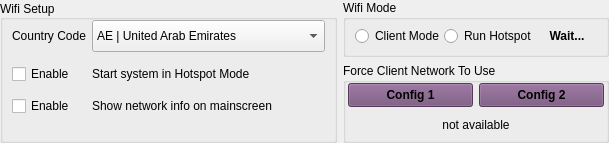
       <widget class="QWidget" name="horizontalWidget" native="true">
        <property name="sizePolicy">
         <sizepolicy hsizetype="Expanding" vsizetype="Fixed">
          <horstretch>0</horstretch>
          <verstretch>0</verstretch>
         </sizepolicy>
        </property>
        <layout class="QHBoxLayout" name="horizontalLayout_17">
         <property name="leftMargin">
          <number>0</number>
         </property>
         <property name="topMargin">
          <number>0</number>
         </property>
         <property name="rightMargin">
          <number>0</number>
         </property>
         <property name="bottomMargin">
          <number>0</number>
         </property>
         <item>
          <widget class="QGroupBox" name="groupBox">
           <property name="sizePolicy">
            <sizepolicy hsizetype="Expanding" vsizetype="Preferred">
             <horstretch>0</horstretch>
             <verstretch>0</verstretch>
            </sizepolicy>
           </property>
           <property name="title">
            <string>Wifi Setup</string>
           </property>
           <property name="alignment">
            <set>Qt::AlignLeading|Qt::AlignLeft|Qt::AlignVCenter</set>
           </property>
           <layout class="QHBoxLayout" name="horizontalLayout_16">
            <property name="leftMargin">
             <number>0</number>
            </property>
            <property name="topMargin">
             <number>0</number>
            </property>
            <property name="rightMargin">
             <number>0</number>
            </property>
            <property name="bottomMargin">
             <number>2</number>
            </property>
            <item>
             <widget class="QWidget" name="formWidget" native="true">
              <property name="sizePolicy">
               <sizepolicy hsizetype="Expanding" vsizetype="Preferred">
                <horstretch>0</horstretch>
                <verstretch>0</verstretch>
               </sizepolicy>
              </property>
              <layout class="QFormLayout" name="formLayout_30">
               <property name="topMargin">
                <number>0</number>
               </property>
               <property name="bottomMargin">
                <number>0</number>
               </property>
               <item row="0" column="0">
                <widget class="QLabel" name="labelCountryCode">
                 <property name="minimumSize">
                  <size>
                   <width>0</width>
                   <height>32</height>
                  </size>
                 </property>
                 <property name="maximumSize">
                  <size>
                   <width>16777215</width>
                   <height>32</height>
                  </size>
                 </property>
                 <property name="text">
                  <string>Country Code</string>
                 </property>
                </widget>
               </item>
               <item row="0" column="1">
                <widget class="QComboBox" name="comboBoxCountryCode">
                 <property name="minimumSize">
                  <size>
                   <width>0</width>
                   <height>32</height>
                  </size>
                 </property>
                 <property name="maximumSize">
                  <size>
                   <width>16777215</width>
                   <height>32</height>
                  </size>
                 </property>
                 <property name="styleSheet">
                  <string notr="true">QScrollBar { 
	width: 40px;
	background-color: rgba(85, 87, 83, 0.7);
}</string>
                 </property>
                 <item>
                  <property name="text">
                   <string>AE | United Arab Emirates</string>
                  </property>
                 </item>
                 <item>
                  <property name="text">
                   <string>AR | Argentina</string>
                  </property>
                 </item>
                 <item>
                  <property name="text">
                   <string>AT | Austria</string>
                  </property>
                 </item>
                 <item>
                  <property name="text">
                   <string>AU | Australia</string>
                  </property>
                 </item>
                 <item>
                  <property name="text">
                   <string>BG | Bulgaria</string>
                  </property>
                 </item>
                 <item>
                  <property name="text">
                   <string>BH | Bahrain</string>
                  </property>
                 </item>
                 <item>
                  <property name="text">
                   <string>BM | Bermuda</string>
                  </property>
                 </item>
                 <item>
                  <property name="text">
                   <string>BO | Bolivia</string>
                  </property>
                 </item>
                 <item>
                  <property name="text">
                   <string>BR | Brazil</string>
                  </property>
                 </item>
                 <item>
                  <property name="text">
                   <string>CA | Canada</string>
                  </property>
                 </item>
                 <item>
                  <property name="text">
                   <string>CH | Switzerland</string>
                  </property>
                 </item>
                 <item>
                  <property name="text">
                   <string>CL | Chile</string>
                  </property>
                 </item>
                 <item>
                  <property name="text">
                   <string>CN | China</string>
                  </property>
                 </item>
                 <item>
                  <property name="text">
                   <string>CO | Colombia</string>
                  </property>
                 </item>
                 <item>
                  <property name="text">
                   <string>CR | Costa Rica</string>
                  </property>
                 </item>
                 <item>
                  <property name="text">
                   <string>CS | Serbia and Montenegro</string>
                  </property>
                 </item>
                 <item>
                  <property name="text">
                   <string>CY | Cyprus</string>
                  </property>
                 </item>
                 <item>
                  <property name="text">
                   <string>CZ | Czech Republic</string>
                  </property>
                 </item>
                 <item>
                  <property name="text">
                   <string>DE | Germany</string>
                  </property>
                 </item>
                 <item>
                  <property name="text">
                   <string>DK | Denmark</string>
                  </property>
                 </item>
                 <item>
                  <property name="text">
                   <string>DO | Dominican Republic</string>
                  </property>
                 </item>
                 <item>
                  <property name="text">
                   <string>DZ | Algeria</string>
                  </property>
                 </item>
                 <item>
                  <property name="text">
                   <string>EC | Ecuador</string>
                  </property>
                 </item>
                 <item>
                  <property name="text">
                   <string>EE | Estonia</string>
                  </property>
                 </item>
                 <item>
                  <property name="text">
                   <string>EG | Egypt</string>
                  </property>
                 </item>
                 <item>
                  <property name="text">
                   <string>ES | Spain</string>
                  </property>
                 </item>
                 <item>
                  <property name="text">
                   <string>FI | Finland</string>
                  </property>
                 </item>
                 <item>
                  <property name="text">
                   <string>FR | France</string>
                  </property>
                 </item>
                 <item>
                  <property name="text">
                   <string>GB | United Kingdom</string>
                  </property>
                 </item>
                 <item>
                  <property name="text">
                   <string>GR | Greece</string>
                  </property>
                 </item>
                 <item>
                  <property name="text">
                   <string>GT | Guatemala</string>
                  </property>
                 </item>
                 <item>
                  <property name="text">
                   <string>HK | Hong Kong</string>
                  </property>
                 </item>
                 <item>
                  <property name="text">
                   <string>HN | Honduras</string>
                  </property>
                 </item>
                 <item>
                  <property name="text">
                   <string>ID | Indonesia</string>
                  </property>
                 </item>
                 <item>
                  <property name="text">
                   <string>IE | Ireland</string>
                  </property>
                 </item>
                 <item>
                  <property name="text">
                   <string>IL | Israel</string>
                  </property>
                 </item>
                 <item>
                  <property name="text">
                   <string>IN | India</string>
                  </property>
                 </item>
                 <item>
                  <property name="text">
                   <string>IS | Iceland</string>
                  </property>
                 </item>
                 <item>
                  <property name="text">
                   <string>IT | Italy</string>
                  </property>
                 </item>
                 <item>
                  <property name="text">
                   <string>JM | Jamaica</string>
                  </property>
                 </item>
                 <item>
                  <property name="text">
                   <string>JO | Jordan</string>
                  </property>
                 </item>
                 <item>
                  <property name="text">
                   <string>JP3 | Japan</string>
                  </property>
                 </item>
                 <item>
                  <property name="text">
                   <string>KE | Kenya</string>
                  </property>
                 </item>
                 <item>
                  <property name="text">
                   <string>KR | Republic of Korea (South Korea)</string>
                  </property>
                 </item>
                 <item>
                  <property name="text">
                   <string>KW | Kuwait</string>
                  </property>
                 </item>
                 <item>
                  <property name="text">
                   <string>KW | Kuwait</string>
                  </property>
                 </item>
                 <item>
                  <property name="text">
                   <string>LB | Lebanon</string>
                  </property>
                 </item>
                 <item>
                  <property name="text">
                   <string>LI | Liechtenstein</string>
                  </property>
                 </item>
                 <item>
                  <property name="text">
                   <string>LK | Sri Lanka</string>
                  </property>
                 </item>
                 <item>
                  <property name="text">
                   <string>LT | Lithuania</string>
                  </property>
                 </item>
                 <item>
                  <property name="text">
                   <string>LU | Luxembourg</string>
                  </property>
                 </item>
                 <item>
                  <property name="text">
                   <string>MA | Morocco</string>
                  </property>
                 </item>
                 <item>
                  <property name="text">
                   <string>MU | Mauritius</string>
                  </property>
                 </item>
                 <item>
                  <property name="text">
                   <string>MX | Mexico</string>
                  </property>
                 </item>
                 <item>
                  <property name="text">
                   <string>NL | Netherlands</string>
                  </property>
                 </item>
                 <item>
                  <property name="text">
                   <string>NO | Norway</string>
                  </property>
                 </item>
                 <item>
                  <property name="text">
                   <string>NZ | New Zealand</string>
                  </property>
                 </item>
                 <item>
                  <property name="text">
                   <string>OM | Oman</string>
                  </property>
                 </item>
                 <item>
                  <property name="text">
                   <string>PA | Panama</string>
                  </property>
                 </item>
                 <item>
                  <property name="text">
                   <string>PE | Peru</string>
                  </property>
                 </item>
                 <item>
                  <property name="text">
                   <string>PH | Philippines</string>
                  </property>
                 </item>
                 <item>
                  <property name="text">
                   <string>PK | Islamic Republic of Pakistan</string>
                  </property>
                 </item>
                 <item>
                  <property name="text">
                   <string>PL | Poland</string>
                  </property>
                 </item>
                 <item>
                  <property name="text">
                   <string>PR | Puerto Rico</string>
                  </property>
                 </item>
                 <item>
                  <property name="text">
                   <string>PT | Portugal</string>
                  </property>
                 </item>
                 <item>
                  <property name="text">
                   <string>QA | Qatar</string>
                  </property>
                 </item>
                 <item>
                  <property name="text">
                   <string>RO | Romania</string>
                  </property>
                 </item>
                 <item>
                  <property name="text">
                   <string>RU | Russia</string>
                  </property>
                 </item>
                 <item>
                  <property name="text">
                   <string>SA | Saudi Arabia</string>
                  </property>
                 </item>
                 <item>
                  <property name="text">
                   <string>SG | Singapore</string>
                  </property>
                 </item>
                 <item>
                  <property name="text">
                   <string>SI | Slovenia</string>
                  </property>
                 </item>
                 <item>
                  <property name="text">
                   <string>SK | Slovak Republic</string>
                  </property>
                 </item>
                 <item>
                  <property name="text">
                   <string>SV | El Salvador</string>
                  </property>
                 </item>
                 <item>
                  <property name="text">
                   <string>TH | Thailand</string>
                  </property>
                 </item>
                 <item>
                  <property name="text">
                   <string>TN | Tunisia</string>
                  </property>
                 </item>
                 <item>
                  <property name="text">
                   <string>TR | Turkey</string>
                  </property>
                 </item>
                 <item>
                  <property name="text">
                   <string>TT | Trinidad and Tobago</string>
                  </property>
                 </item>
                 <item>
                  <property name="text">
                   <string>TW | Taiwan</string>
                  </property>
                 </item>
                 <item>
                  <property name="text">
                   <string>UA | Ukraine</string>
                  </property>
                 </item>
                 <item>
                  <property name="text">
                   <string>US | United States</string>
                  </property>
                 </item>
                 <item>
                  <property name="text">
                   <string>UY | Uruguay</string>
                  </property>
                 </item>
                 <item>
                  <property name="text">
                   <string>VE | Venezuela</string>
                  </property>
                 </item>
                 <item>
                  <property name="text">
                   <string>VN | Vietnam</string>
                  </property>
                 </item>
                 <item>
                  <property name="text">
                   <string>ZA | South Africa</string>
                  </property>
                 </item>
                </widget>
               </item>
               <item row="1" column="0">
                <widget class="QCheckBox" name="checkBoxHotspot">
                 <property name="sizePolicy">
                  <sizepolicy hsizetype="Expanding" vsizetype="Fixed">
                   <horstretch>0</horstretch>
                   <verstretch>0</verstretch>
                  </sizepolicy>
                 </property>
                 <property name="minimumSize">
                  <size>
                   <width>0</width>
                   <height>32</height>
                  </size>
                 </property>
                 <property name="maximumSize">
                  <size>
                   <width>16777215</width>
                   <height>32</height>
                  </size>
                 </property>
                 <property name="text">
                  <string>Enable</string>
                 </property>
                </widget>
               </item>
               <item row="1" column="1">
                <widget class="QLabel" name="label_hotspot">
                 <property name="sizePolicy">
                  <sizepolicy hsizetype="Expanding" vsizetype="Fixed">
                   <horstretch>0</horstretch>
                   <verstretch>0</verstretch>
                  </sizepolicy>
                 </property>
                 <property name="minimumSize">
                  <size>
                   <width>0</width>
                   <height>32</height>
                  </size>
                 </property>
                 <property name="maximumSize">
                  <size>
                   <width>16777215</width>
                   <height>32</height>
                  </size>
                 </property>
                 <property name="text">
                  <string>Start system in Hotspot Mode</string>
                 </property>
                 <property name="wordWrap">
                  <bool>true</bool>
                 </property>
                </widget>
               </item>
               <item row="2" column="0">
                <widget class="QCheckBox" name="checkBoxNetworkinfo">
                 <property name="text">
                  <string>Enable</string>
                 </property>
                </widget>
               </item>
               <item row="2" column="1">
                <widget class="QLabel" name="label_hotspotclient">
                 <property name="text">
                  <string>Show network info on mainscreen</string>
                 </property>
                </widget>
               </item>
              </layout>
             </widget>
            </item>
           </layout>
          </widget>
         </item>
         <item>
          <widget class="QWidget" name="verticalWidget" native="true">
           <property name="sizePolicy">
            <sizepolicy hsizetype="Expanding" vsizetype="Preferred">
             <horstretch>0</horstretch>
             <verstretch>0</verstretch>
            </sizepolicy>
           </property>
           <layout class="QVBoxLayout" name="verticalLayout_10">
            <property name="leftMargin">
             <number>0</number>
            </property>
            <property name="topMargin">
             <number>0</number>
            </property>
            <property name="rightMargin">
             <number>0</number>
            </property>
            <property name="bottomMargin">
             <number>0</number>
            </property>
            <item>
             <widget class="QGroupBox" name="groupBoxWifiMode">
              <property name="sizePolicy">
               <sizepolicy hsizetype="Expanding" vsizetype="Expanding">
                <horstretch>0</horstretch>
                <verstretch>0</verstretch>
               </sizepolicy>
              </property>
              <property name="title">
               <string>Wifi Mode</string>
              </property>
              <property name="alignment">
               <set>Qt::AlignLeading|Qt::AlignLeft|Qt::AlignTop</set>
              </property>
              <property name="flat">
               <bool>false</bool>
              </property>
              <layout class="QVBoxLayout" name="verticalLayout_8">
               <property name="spacing">
                <number>0</number>
               </property>
               <property name="leftMargin">
                <number>0</number>
               </property>
               <property name="topMargin">
                <number>0</number>
               </property>
               <property name="rightMargin">
                <number>0</number>
               </property>
               <property name="bottomMargin">
                <number>2</number>
               </property>
               <item>
                <layout class="QHBoxLayout" name="horizontalLayout_21">
                 <property name="leftMargin">
                  <number>9</number>
                 </property>
                 <property name="rightMargin">
                  <number>9</number>
                 </property>
                 <item>
                  <widget class="QRadioButton" name="radioButtonClient">
                   <property name="minimumSize">
                    <size>
                     <width>0</width>
                     <height>32</height>
                    </size>
                   </property>
                   <property name="maximumSize">
                    <size>
                     <width>16777215</width>
                     <height>32</height>
                    </size>
                   </property>
                   <property name="text">
                    <string>Client Mode</string>
                   </property>
                  </widget>
                 </item>
                 <item>
                  <widget class="QRadioButton" name="radioButtonHotspot">
                   <property name="minimumSize">
                    <size>
                     <width>0</width>
                     <height>32</height>
                    </size>
                   </property>
                   <property name="maximumSize">
                    <size>
                     <width>16777215</width>
                     <height>32</height>
                    </size>
                   </property>
                   <property name="text">
                    <string>Run Hotspot</string>
                   </property>
                  </widget>
                 </item>
                 <item>
                  <widget class="QLabel" name="label_modeswitchprogress">
                   <property name="sizePolicy">
                    <sizepolicy hsizetype="Expanding" vsizetype="Fixed">
                     <horstretch>0</horstretch>
                     <verstretch>0</verstretch>
                    </sizepolicy>
                   </property>
                   <property name="minimumSize">
                    <size>
                     <width>60</width>
                     <height>32</height>
                    </size>
                   </property>
                   <property name="maximumSize">
                    <size>
                     <width>60</width>
                     <height>32</height>
                    </size>
                   </property>
                   <property name="font">
                    <font>
                     <weight>75</weight>
                     <bold>true</bold>
                    </font>
                   </property>
                   <property name="styleSheet">
                    <string notr="true">background-color: rgba(0, 0, 0, 0);</string>
                   </property>
                   <property name="text">
                    <string>Wait...</string>
                   </property>
                   <property name="alignment">
                    <set>Qt::AlignCenter</set>
                   </property>
                  </widget>
                 </item>
                </layout>
               </item>
              </layout>
             </widget>
            </item>
            <item>
             <widget class="QGroupBox" name="groupBoxClientNetwork">
              <property name="sizePolicy">
               <sizepolicy hsizetype="Expanding" vsizetype="Preferred">
                <horstretch>0</horstretch>
                <verstretch>0</verstretch>
               </sizepolicy>
              </property>
              <property name="minimumSize">
               <size>
                <width>0</width>
                <height>80</height>
               </size>
              </property>
              <property name="title">
               <string>Force Client Network To Use</string>
              </property>
              <layout class="QVBoxLayout" name="verticalLayout_11">
               <property name="leftMargin">
                <number>2</number>
               </property>
               <property name="topMargin">
                <number>0</number>
               </property>
               <property name="rightMargin">
                <number>2</number>
               </property>
               <property name="bottomMargin">
                <number>2</number>
               </property>
               <item>
                <widget class="QWidget" name="clientNetworkSelect" native="true">
                 <property name="sizePolicy">
                  <sizepolicy hsizetype="Expanding" vsizetype="Fixed">
                   <horstretch>0</horstretch>
                   <verstretch>0</verstretch>
                  </sizepolicy>
                 </property>
                 <property name="minimumSize">
                  <size>
                   <width>0</width>
                   <height>24</height>
                  </size>
                 </property>
                 <property name="maximumSize">
                  <size>
                   <width>16777215</width>
                   <height>24</height>
                  </size>
                 </property>
                 <layout class="QHBoxLayout" name="horizontalLayout_22">
                  <property name="leftMargin">
                   <number>0</number>
                  </property>
                  <property name="topMargin">
                   <number>0</number>
                  </property>
                  <property name="rightMargin">
                   <number>0</number>
                  </property>
                  <property name="bottomMargin">
                   <number>0</number>
                  </property>
                  <item>
                   <widget class="QPushButton" name="pushButtonNetwork0">
                    <property name="sizePolicy">
                     <sizepolicy hsizetype="Expanding" vsizetype="Fixed">
                      <horstretch>0</horstretch>
                      <verstretch>0</verstretch>
                     </sizepolicy>
                    </property>
                    <property name="minimumSize">
                     <size>
                      <width>0</width>
                      <height>24</height>
                     </size>
                    </property>
                    <property name="maximumSize">
                     <size>
                      <width>16777215</width>
                      <height>24</height>
                     </size>
                    </property>
                    <property name="font">
                     <font>
                      <weight>75</weight>
                      <bold>true</bold>
                     </font>
                    </property>
                    <property name="styleSheet">
                     <string notr="true">background-color: rgb(117, 80, 123);
outline: none;</string>
                    </property>
                    <property name="text">
                     <string>Config 1</string>
                    </property>
                   </widget>
                  </item>
                  <item>
                   <widget class="QPushButton" name="pushButtonNetwork1">
                    <property name="sizePolicy">
                     <sizepolicy hsizetype="Expanding" vsizetype="Fixed">
                      <horstretch>0</horstretch>
                      <verstretch>0</verstretch>
                     </sizepolicy>
                    </property>
                    <property name="minimumSize">
                     <size>
                      <width>0</width>
                      <height>24</height>
                     </size>
                    </property>
                    <property name="maximumSize">
                     <size>
                      <width>16777215</width>
                      <height>24</height>
                     </size>
                    </property>
                    <property name="font">
                     <font>
                      <weight>75</weight>
                      <bold>true</bold>
                     </font>
                    </property>
                    <property name="styleSheet">
                     <string notr="true">background-color: rgb(117, 80, 123);
outline: none;</string>
                    </property>
                    <property name="text">
                     <string>Config 2</string>
                    </property>
                   </widget>
                  </item>
                 </layout>
                </widget>
               </item>
               <item>
                <widget class="QLabel" name="label_notavailable">
                 <property name="sizePolicy">
                  <sizepolicy hsizetype="Expanding" vsizetype="Fixed">
                   <horstretch>0</horstretch>
                   <verstretch>0</verstretch>
                  </sizepolicy>
                 </property>
                 <property name="minimumSize">
                  <size>
                   <width>0</width>
                   <height>24</height>
                  </size>
                 </property>
                 <property name="maximumSize">
                  <size>
                   <width>16777215</width>
                   <height>24</height>
                  </size>
                 </property>
                 <property name="text">
                  <string>not available</string>
                 </property>
                 <property name="alignment">
                  <set>Qt::AlignCenter</set>
                 </property>
                </widget>
               </item>
              </layout>
             </widget>
            </item>
           </layout>
          </widget>
         </item>
        </layout>
       </widget>
